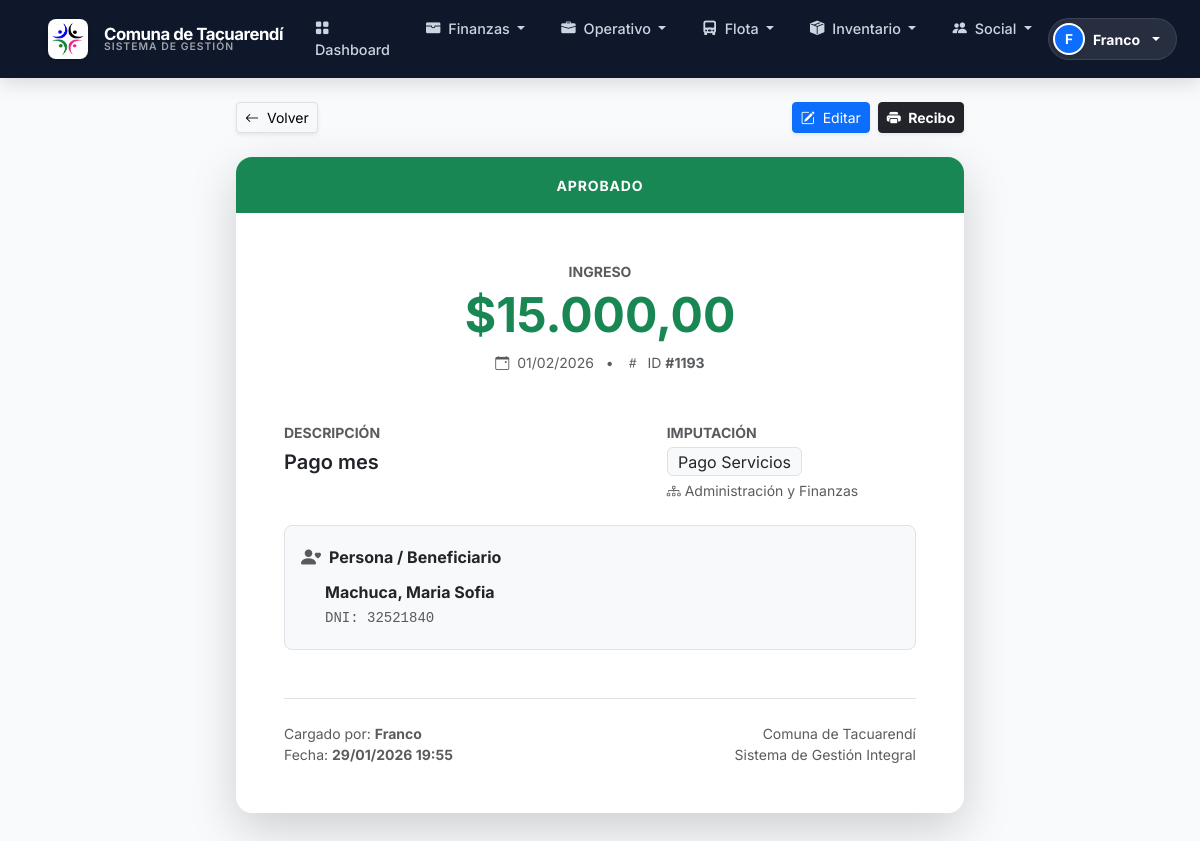
Page /movimientos/1193/ (signed in) on the committed database.
### finanzas/models.py (models this page shows, shortened)
class Movimiento(models.Model):
    TIPO_INGRESO = "INGRESO"
    TIPO_GASTO = "GASTO"
    TIPO_TRANSFERENCIA = "TRANSFERENCIA"
    TIPO_CHOICES = [(TIPO_INGRESO, "Ingreso"), (TIPO_GASTO, "Gasto"), (TIPO_TRANSFERENCIA, "Transferencia")]
    ESTADO_BORRADOR = "BORRADOR"
    ESTADO_APROBADO = "APROBADO"
    ESTADO_RECHAZADO = "RECHAZADO"
    ESTADO_CHOICES = [(ESTADO_BORRADOR, "Borrador"), (ESTADO_APROBADO, "Aprobado"), (ESTADO_RECHAZADO, "Rechazado")]
    tipo = models.CharField(max_length=15, choices=TIPO_CHOICES, db_index=True)
    fecha_operacion = models.DateField(db_index=True)
    monto = models.DecimalField(max_digits=14, decimal_places=2)
    cuenta_origen = models.ForeignKey(Cuenta, on_delete=models.PROTECT, related_name="movimientos_origen", null=True, blank=True)
    cuenta_destino = models.ForeignKey(Cuenta, on_delete=models.PROTECT, related_name="movimientos_destino", null=True, blank=True)
    cuenta_origen_texto = models.CharField(max_length=200, blank=True)
    cuenta_destino_texto = models.CharField(max_length=200, blank=True)
    categoria = models.ForeignKey(Categoria, on_delete=models.PROTECT, related_name="movimientos")
    area = models.ForeignKey(Area, on_delete=models.SET_NULL, null=True, blank=True)
    proveedor = models.ForeignKey(Proveedor, on_delete=models.SET_NULL, null=True, blank=True)
    proveedor_cuit = models.CharField(max_length=20, blank=True)
    proveedor_nombre = models.CharField(max_length=200, blank=True)
    beneficiario = models.ForeignKey(Beneficiario, on_delete=models.SET_NULL, null=True, blank=True, related_name="movimientos")
    beneficiario_dni = models.CharField(max_length=20, blank=True)
    beneficiario_nombre = models.CharField(max_length=200, blank=True)
    tipo_pago_persona = models.CharField(max_length=20, default="NINGUNO")
    programa_ayuda = models.ForeignKey(ProgramaAyuda, on_delete=models.SET_NULL, null=True, blank=True)
    programa_ayuda_texto = models.CharField(max_length=200, blank=True)
    orden_pago = models.ForeignKey(OrdenPago, on_delete=models.SET_NULL, null=True, blank=True, related_name="movimientos")
    oc = models.ForeignKey(OrdenCompra, on_delete=models.SET_NULL, null=True, blank=True, related_name="movimientos")
    vehiculo = models.ForeignKey(Vehiculo, on_delete=models.SET_NULL, null=True, blank=True, related_name="cargas_combustible")
    vehiculo_texto = models.CharField(max_length=200, blank=True)
    litros = models.DecimalField(max_digits=10, decimal_places=2, null=True, blank=True)
    precio_unitario = models.DecimalField(max_digits=10, decimal_places=2, null=True, blank=True)
    tipo_combustible = models.CharField(max_length=50, blank=True)
    hoja_ruta = models.ForeignKey(
        HojaRuta,
        on_delete=models.SET_NULL,
        null=True,
        blank=True,
        related_name="movimientos",
        help_text="Si corresponde, imputar este movimiento a una Hoja de Ruta (día/turno).",
    )
    descripcion = models.CharField(max_length=255, blank=True)
    observaciones = models.TextField(blank=True)
    estado = models.CharField(max_length=15, choices=ESTADO_CHOICES, default=ESTADO_APROBADO)
    creado_por = models.ForeignKey(settings.AUTH_USER_MODEL, on_delete=models.SET_NULL, null=True)
    actualizado_por = models.ForeignKey(settings.AUTH_USER_MODEL, on_delete=models.SET_NULL, null=True, related_name="movimientos_actualizados")
    fecha_carga = models.DateTimeField(auto_now_add=True)
    actualizado_en = models.DateTimeField(auto_now=True)
    condicion_pago = models.CharField(max_length=20, blank=True)
    medio_pago = models.CharField(max_length=20, blank=True)
    orden_pago_fecha = models.DateField(null=True, blank=True)
    orden_pago_observaciones = models.CharField(max_length=255, blank=True)
    factura_tipo = models.CharField(max_length=10, blank=True)
    factura_numero = models.CharField(max_length=50, blank=True)
    factura_fecha = models.DateField(null=True, blank=True)
    class Meta:
        verbose_name = "Movimiento"
        verbose_name_plural = "Movimientos"
        ordering = ["-fecha_operacion", "-id"] # Ordenar por fecha y luego por ID descendente
    @property
    def esta_borrador(self):
        return self.estado == self.ESTADO_BORRADOR

class Categoria(models.Model):
    TIPO_INGRESO = "INGRESO"
    TIPO_GASTO = "GASTO"
    TIPO_AMBOS = "AMBOS"
    TIPO_CHOICES = [(TIPO_INGRESO, "Ingreso"), (TIPO_GASTO, "Gasto"), (TIPO_AMBOS, "Ambos")]
    GRUPO_VEHICULOS = "VEHICULOS"
    GRUPO_INSUMOS = "INSUMOS"
    GRUPO_CONSTRUCCION = "CONSTRUCCION"
    GRUPO_AYUDAS = "AYUDAS"
    GRUPO_OTROS = "OTROS"
    GRUPO_CHOICES = [
        (GRUPO_VEHICULOS, "Vehículos"),
        (GRUPO_INSUMOS, "Insumos"),
        (GRUPO_CONSTRUCCION, "Obra Pública"),
        (GRUPO_AYUDAS, "Ayudas Sociales"),
        (GRUPO_OTROS, "Otros"),
    ]
    nombre = models.CharField(max_length=150)
    tipo = models.CharField(max_length=10, choices=TIPO_CHOICES, default=TIPO_GASTO, db_index=True)
    grupo = models.CharField(max_length=20, choices=GRUPO_CHOICES, default=GRUPO_OTROS)
    es_ayuda_social = models.BooleanField(default=False)
    es_servicio = models.BooleanField(default=False)
    es_combustible = models.BooleanField(default=False)
    es_personal = models.BooleanField(default=False)
    descripcion = models.TextField(blank=True)
    class Meta:
        verbose_name = "Categoría"
        verbose_name_plural = "Categorías"
    def __str__(self):
        return self.nombre

class Area(models.Model):
    nombre = models.CharField(max_length=100)
    descripcion = models.TextField(blank=True)
    activo = models.BooleanField(default=True)
    class Meta:
        verbose_name = "Área"
        verbose_name_plural = "Áreas"
    def __str__(self):
        return self.nombre

### finanzas/views.py (the view)
# urls.py: path("movimientos/<int:pk>/", views.MovimientoDetailView.as_view(), name="movimiento_detail"),
class MovimientoDetailView(MovimientosAccessMixin, DetailView):
    model = Movimiento
    template_name = "finanzas/movimiento_detail.html"
    context_object_name = "movimiento"

### finanzas/templates/finanzas/movimiento_detail.html (shortened to what this page needs)
{% extends "finanzas/base.html" %}
{% load humanize %}
{% load finanzas_extras %}
{% block content %}
{% with rol_staff_finanzas|default:request.user.is_staff as is_staff_fin %}
<div class="row justify-content-center">
  <div class="col-12 col-lg-9 col-xl-8">
    <div class="d-flex justify-content-between align-items-center mb-4 print-hide">
      <a href="{% url 'finanzas:movimiento_list' %}" class="btn btn-light border btn-sm shadow-sm hover-lift">
        <i class="bi bi-arrow-left me-1"></i> Volver
      </a>
      <div class="d-flex gap-2 align-items-center">
        {% if is_staff_fin %}
          <a href="{% url 'finanzas:movimiento_update' movimiento.pk %}" class="btn btn-primary btn-sm shadow-sm">
            <i class="bi bi-pencil-square me-1"></i> Editar
          </a>
        {% endif %}
        {% if movimiento.tipo == 'INGRESO' and movimiento.estado == 'APROBADO' %}
            <a href="{% url 'finanzas:movimiento_recibo_print' movimiento.pk %}" target="_blank" class="btn btn-dark btn-sm fw-bold shadow-sm hover-lift">
                <i class="bi bi-printer-fill me-1"></i> Recibo
            </a>
        {% else %}
            <button onclick="window.print()" class="btn btn-secondary btn-sm shadow-sm">
                <i class="bi bi-printer me-1"></i> Imprimir Ficha
            </button>
        {% endif %}
      </div>
    </div>
    <div class="card border-0 shadow-lg rounded-4 overflow-hidden mb-5" id="printableArea">
      <div class="card-header border-0 py-3 text-center
        {% if movimiento.esta_borrador %}bg-warning text-dark
        {% elif movimiento.esta_rechazado %}bg-danger text-white
        {% else %}bg-success text-white{% endif %}">
        <span class="fw-bold text-uppercase small ls-1">{{ movimiento.get_estado_display }}</span>
      </div>
      <div class="card-body p-4 p-md-5">
        <div class="text-center mb-4">
          <div class="text-muted text-uppercase small fw-bold mb-1">
            {% if movimiento.tipo == "TRANSFERENCIA" %}
              Transferencia Interna
            {% elif movimiento.tipo == "INGRESO" %}
              Ingreso
            {% else %}
              Gasto / Egreso
            {% endif %}
          </div>
          <div class="display-5 fw-bold mb-2
            {% if movimiento.tipo == "INGRESO" %}text-success
            {% elif movimiento.tipo == "TRANSFERENCIA" %}text-primary
            {% else %}text-danger{% endif %}">
            ${{ movimiento.monto|formato_pesos }}
          </div>
          <div class="text-muted small">
            <i class="bi bi-calendar-event me-1"></i> {{ movimiento.fecha_operacion|date:"d/m/Y" }}
            <span class="mx-2">•</span>
            <i class="bi bi-hash me-1"></i> ID <strong>#{{ movimiento.id }}</strong>
          </div>
        </div>
        <hr class="border-light my-4">
        <div class="row g-4 mb-4">
          <div class="col-md-7">
            <small class="text-uppercase text-muted fw-bold d-block mb-1">Descripción</small>
            <div class="fs-5 fw-semibold text-dark">{{ movimiento.descripcion }}</div>
          </div>
          <div class="col-md-5">
            <small class="text-uppercase text-muted fw-bold d-block mb-1">Imputación</small>
            <span class="badge bg-light text-dark border fs-6 fw-normal">
              {{ movimiento.categoria|default:"Sin categoría" }}
            </span>
            {% if movimiento.area %}
            <div class="small text-muted mt-1">
              <i class="bi bi-diagram-3 me-1"></i>{{ movimiento.area }}
            </div>
            {% endif %}
          </div>
        </div>
        {% if movimiento.beneficiario or movimiento.beneficiario_nombre %}
          <div class="bg-light p-3 rounded-3 border mb-3">
            <div class="d-flex align-items-center mb-2">
              <i class="bi bi-person-heart fs-5 text-muted me-2"></i>
              <span class="fw-bold text-dark">Persona / Beneficiario</span>
            </div>
            <div class="ms-4">
              <div class="fw-bold text-dark">
                {% if movimiento.beneficiario %}
                  {{ movimiento.beneficiario }}
                {% else %}
                  {{ movimiento.beneficiario_nombre }}
                {% endif %}
              </div>
              {% if movimiento.beneficiario_dni %}
                <small class="text-muted font-monospace">DNI: {{ movimiento.beneficiario_dni }}</small>
              {% endif %}
            </div>
          </div>
        {% endif %}
        <div class="mt-5 pt-4 border-top">
          <div class="row small text-muted">
            <div class="col-6">
              Cargado por:
              <strong>{{ movimiento.creado_por.get_full_name|default:movimiento.creado_por }}</strong>
              <br>
              Fecha: <strong>{{ movimiento.fecha_carga|date:"d/m/Y H:i" }}</strong>
            </div>
            <div class="col-6 text-end">
              Comuna de Tacuarendí<br>
              Sistema de Gestión Integral
            </div>
          </div>
        </div>
      </div>
    </div>
  </div>
</div>
{% endwith %}
{% endblock %}

### finanzas/templates/finanzas/base.html (shortened to what this page needs)
{% load static %}
{% load humanize %}
<!doctype html>
<html lang="es" data-bs-theme="light">
  <head>
    <link href="https://cdn.jsdelivr.net/npm/bootstrap@5.3.3/dist/css/bootstrap.min.css" rel="stylesheet">
    <link rel="stylesheet" href="https://cdn.jsdelivr.net/npm/bootstrap-icons@1.11.3/font/bootstrap-icons.min.css">
    <link href="https://cdn.jsdelivr.net/npm/select2@4.1.0-rc.0/dist/css/select2.min.css" rel="stylesheet" />
    <link rel="stylesheet" href="https://cdn.jsdelivr.net/npm/select2-bootstrap-5-theme@1.3.0/dist/select2-bootstrap-5-theme.min.css" />
    <link href="https://cdn.jsdelivr.net/npm/sweetalert2@11/dist/sweetalert2.min.css" rel="stylesheet">
  </head>
  <body>
    <nav class="navbar navbar-expand-lg navbar-dark navbar-glass sticky-top">
      <div class="container-fluid px-lg-5">
        <a class="navbar-brand d-flex align-items-center gap-3" href="{% url 'finanzas:home' %}">
            <div class="logo-box shadow-sm">
                <img src="{% static 'finanzas/img/logo-comuna.png' %}" onerror="this.style.display='none'" alt="Logo" class="logo-img">
            </div>
            <div class="d-flex flex-column lh-1">
                <span style="font-size: 1.05rem;">Comuna de Tacuarendí</span>
                <span class="brand-subtitle">Sistema de Gestión</span>
            </div>
        </a>
        <div class="collapse navbar-collapse" id="mainNav">
          {% if request.user.is_authenticated %}
            <ul class="navbar-nav mx-auto mb-2 mb-lg-0 gap-1 pt-2 pt-lg-0">
              <li class="nav-item">
                <a class="nav-link" href="{% url 'finanzas:dashboard' %}">
                    <i class="bi bi-grid-fill me-1"></i> Dashboard
                </a>
              </li>
              {% if es_operador_finanzas or es_staff_finanzas or es_admin_sistema or es_operador_social %}
              <li class="nav-item dropdown">
                <a class="nav-link dropdown-toggle" href="#" data-bs-toggle="dropdown">
                    <i class="bi bi-wallet-fill me-1"></i> Finanzas
                </a>
              </li>
              {% endif %}
              {% if es_operador_finanzas or es_operador_social or es_admin_sistema %}
              <li class="nav-item dropdown">
                <a class="nav-link dropdown-toggle" href="#" data-bs-toggle="dropdown">
                    <i class="bi bi-briefcase-fill me-1"></i> Operativo
                </a>
              </li>
              {% endif %}
              {% if es_operador_finanzas or es_operador_social or es_admin_sistema %}
              <li class="nav-item dropdown">
                <a class="nav-link dropdown-toggle" href="#" data-bs-toggle="dropdown">
                    <i class="bi bi-truck-front-fill me-1"></i> Flota
                </a>
              </li>
              {% endif %}
              {% if es_operador_finanzas or es_admin_sistema or es_operador_social %}
              <li class="nav-item dropdown">
                <a class="nav-link dropdown-toggle" href="#" data-bs-toggle="dropdown">
                    <i class="bi bi-box-seam-fill me-1"></i> Inventario
                </a>
              </li>
              {% endif %}
              <li class="nav-item dropdown">
                 <a class="nav-link dropdown-toggle" href="#" data-bs-toggle="dropdown">
                    <i class="bi bi-people-fill me-1"></i> Social
                </a>
              </li>
            </ul>
            <div class="d-flex align-items-center gap-3 pt-3 pt-lg-0">
                <div class="dropdown">
                    <a href="#" class="d-flex align-items-center gap-2 text-decoration-none dropdown-toggle p-1 rounded-pill bg-white bg-opacity-10 pe-3 text-white border border-white border-opacity-10 hover-lift" data-bs-toggle="dropdown">
                        <div class="bg-primary text-white rounded-circle d-flex align-items-center justify-content-center fw-bold shadow-sm border border-2 border-white" style="width: 32px; height: 32px; font-size: 0.85rem;">
                            {{ request.user.first_name|slice:":1"|default:request.user.username|slice:":1"|upper }}
                        </div>
                        <span class="small fw-bold">{{ request.user.first_name|default:request.user.username }}</span>
                    </a>
                </div>
            </div>
          {% else %}
            <div class="ms-auto">
                <a href="{% url 'login' %}" class="btn btn-light btn-sm px-4 fw-bold shadow-sm">Ingresar</a>
            </div>
          {% endif %}
        </div>
      </div>
    </nav>
    <main class="flex-grow-1 py-4">
      <div class="container-fluid px-lg-5">
        {% block content %}{% endblock %}
      </div>
    </main>
  </body>
</html>

### rows in the picture
Movimiento: estado "APROBADO", monto "15.000,00", fecha_operacion "01/02/2026", id "1193", descripcion "Pago mes", categoria "Pago Servicios", area "Administración y Finanzas", beneficiario_nombre "Machuca, Maria Sofia", beneficiario_dni "32521840", creado_por.get_full_name "Franco", fecha_carga "29/01/2026 19:55"

### other values in the picture
{{ request.user.first_name|default:request.user.username }} "Franco"
